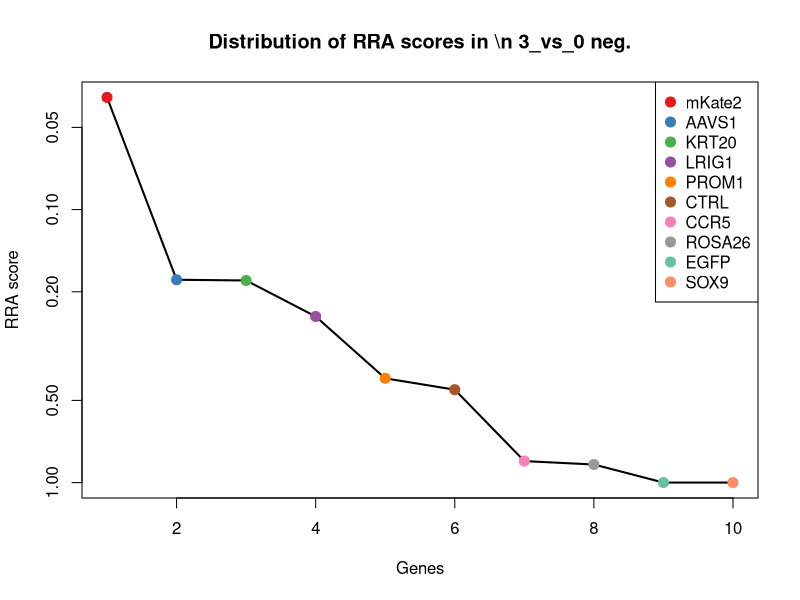
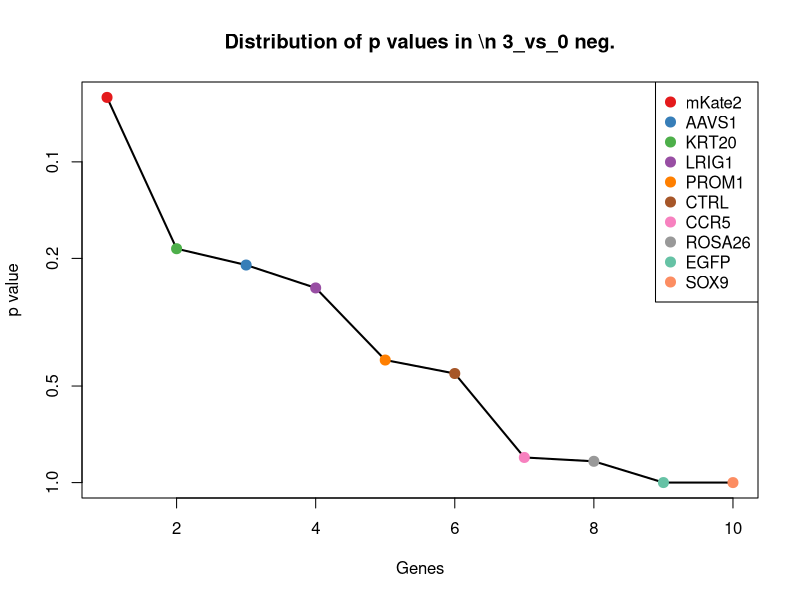
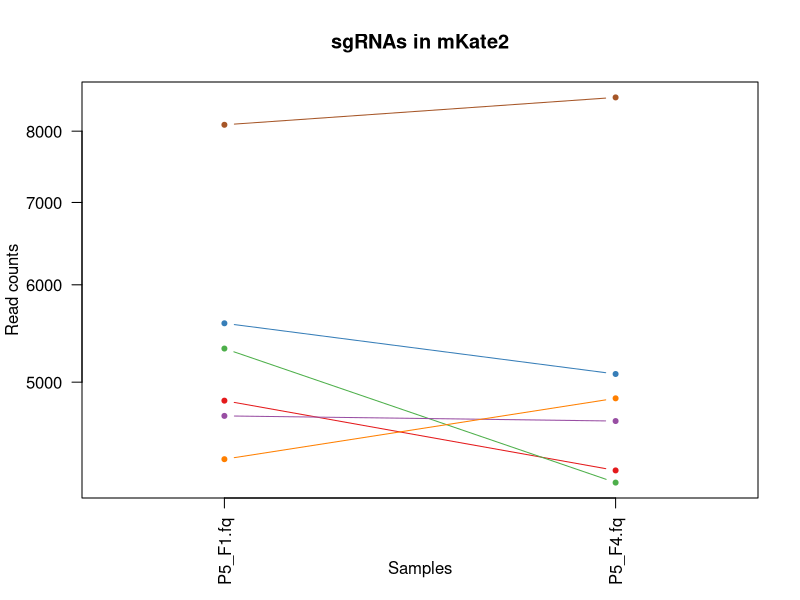
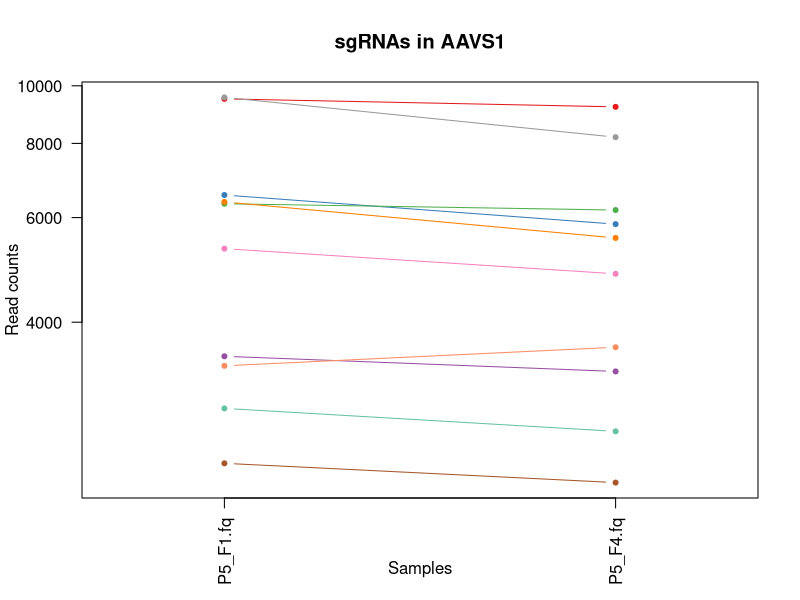
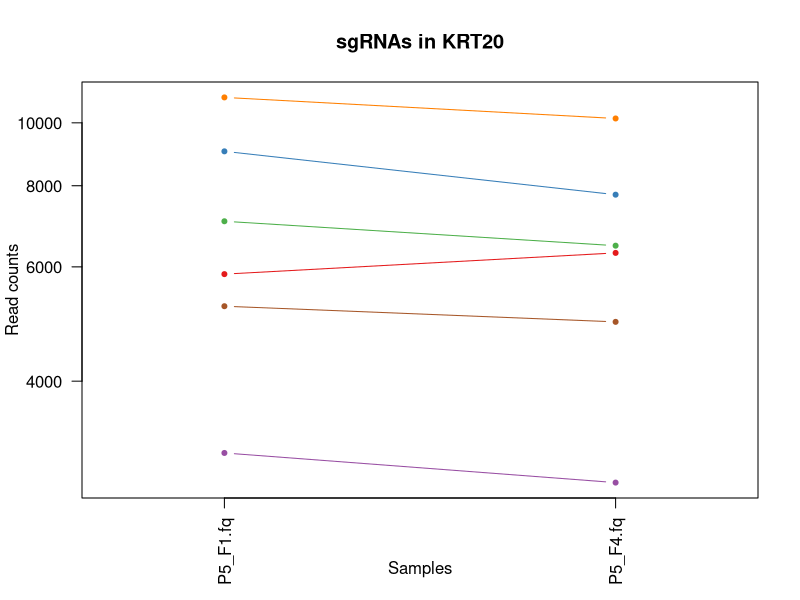
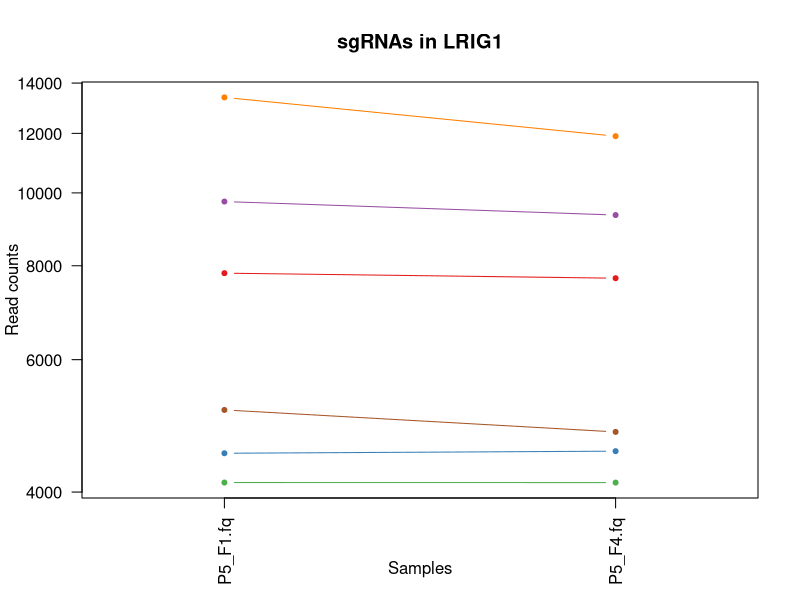
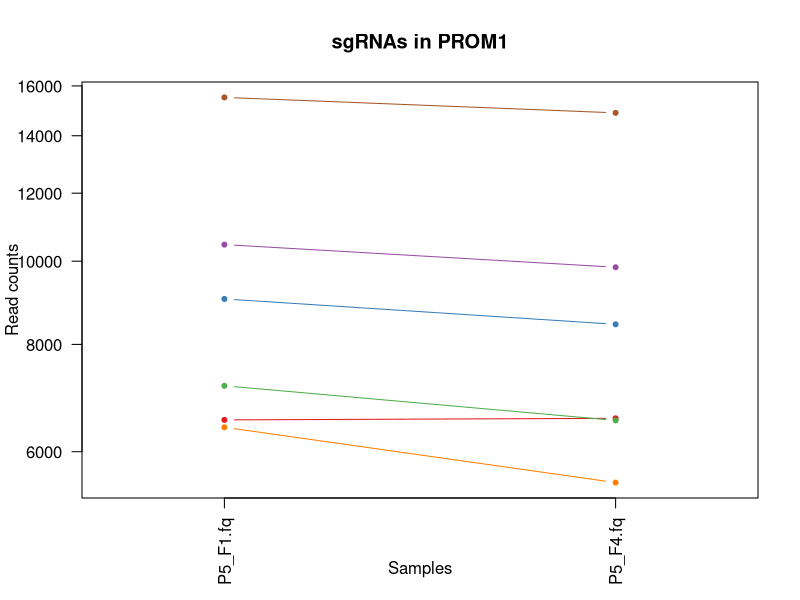
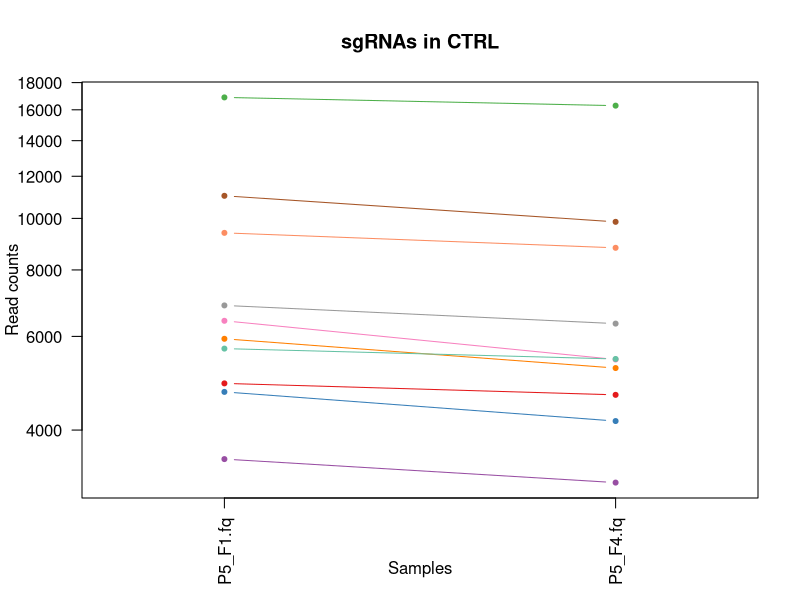

Write R code to recreate these figures, in order. (Note: this script raises an error after producing the figures.)
pdf(file='P5_03_day3.pdf',width=4.5,height=4.5);
gstable=read.table('P5_03_day3.gene_summary.txt',header=T)
# 
#
# parameters
# Do not modify the variables beginning with "__"

# gstablename='__GENE_SUMMARY_FILE__'
startindex=3
# outputfile='__OUTPUT_FILE__'
targetgenelist=c("mKate2","AAVS1","KRT20","LRIG1","PROM1","CTRL","CCR5","ROSA26","EGFP","SOX9")
# samplelabel=sub('.\\w+.\\w+$','',colnames(gstable)[startindex]);
samplelabel='3_vs_0 neg.'


# You need to write some codes in front of this code:
# gstable=read.table(gstablename,header=T)
# pdf(file=outputfile,width=6,height=6)


# set up color using RColorBrewer
#library(RColorBrewer)
#colors <- brewer.pal(length(targetgenelist), "Set1")

colors=c( "#E41A1C", "#377EB8", "#4DAF4A", "#984EA3", "#FF7F00",  "#A65628", "#F781BF",
          "#999999", "#66C2A5", "#FC8D62", "#8DA0CB", "#E78AC3", "#A6D854", "#FFD92F", "#E5C494", "#B3B3B3", 
          "#8DD3C7", "#FFFFB3", "#BEBADA", "#FB8072", "#80B1D3", "#FDB462", "#B3DE69", "#FCCDE5",
          "#D9D9D9", "#BC80BD", "#CCEBC5", "#FFED6F")

######
# function definition

plotrankedvalues<-function(val, tglist, ...){
  
  plot(val,log='y',ylim=c(max(val),min(val)),type='l',lwd=2, ...)
  if(length(tglist)>0){
    for(i in 1:length(tglist)){
      targetgene=tglist[i];
      tx=which(names(val)==targetgene);ty=val[targetgene];
      points(tx,ty,col=colors[(i %% length(colors)) ],cex=2,pch=20)
      # text(tx+50,ty,targetgene,col=colors[i])
    }
    legend('topright',tglist,pch=20,pt.cex = 2,cex=1,col=colors)
  }
}



plotrandvalues<-function(val,targetgenelist, ...){
  # choose the one with the best distance distribution
  
  mindiffvalue=0;
  randval=val;
  for(i in 1:20){
    randval0=sample(val)
    vindex=sort(which(names(randval0) %in% targetgenelist))
    if(max(vindex)>0.9*length(val)){
      # print('pass...')
      next;
    }
    mindiffind=min(diff(vindex));
    if (mindiffind > mindiffvalue){
      mindiffvalue=mindiffind;
      randval=randval0;
      # print(paste('Diff: ',mindiffvalue))
    }
  }
  plot(randval,log='y',ylim=c(max(randval),min(randval)),pch=20,col='grey', ...)
  
  if(length(targetgenelist)>0){
    for(i in 1:length(targetgenelist)){
      targetgene=targetgenelist[i];
      tx=which(names(randval)==targetgene);ty=randval[targetgene];
      points(tx,ty,col=colors[(i %% length(colors)) ],cex=2,pch=20)
      text(tx+50,ty,targetgene,col=colors[i])
    }
  }
  
}




# set.seed(1235)



pvec=gstable[,startindex]
names(pvec)=gstable[,'id']
pvec=sort(pvec);

plotrankedvalues(pvec,targetgenelist,xlab='Genes',ylab='RRA score',main=paste('Distribution of RRA scores in \\n',samplelabel))

# plotrandvalues(pvec,targetgenelist,xlab='Genes',ylab='RRA score',main=paste('Distribution of RRA scores in \\n',samplelabel))


pvec=gstable[,startindex+1]
names(pvec)=gstable[,'id']
pvec=sort(pvec);

plotrankedvalues(pvec,targetgenelist,xlab='Genes',ylab='p value',main=paste('Distribution of p values in \\n',samplelabel))

# plotrandvalues(pvec,targetgenelist,xlab='Genes',ylab='p value',main=paste('Distribution of p values in \\n',samplelabel))



# you need to write after this code:
# dev.off()






# parameters
# Do not modify the variables beginning with "__"
targetmat=list(c(4828.888676442535,4237.429811909645),c(5581.824351415511,5076.133536339429),c(5323.806150601601,4141.922974180075),c(4692.992969252291,4647.999436172392),c(4327.543702619067,4849.990909071712),c(8094.976720197261,8520.966373068046))
targetgene="mKate2"
collabel=c("P5_F1.fq","P5_F4.fq")

# set up color using RColorBrewer
#library(RColorBrewer)
#colors <- brewer.pal(length(targetgenelist), "Set1")

colors=c( "#E41A1C", "#377EB8", "#4DAF4A", "#984EA3", "#FF7F00",  "#A65628", "#F781BF",
          "#999999", "#66C2A5", "#FC8D62", "#8DA0CB", "#E78AC3", "#A6D854", "#FFD92F", "#E5C494", "#B3B3B3", 
          "#8DD3C7", "#FFFFB3", "#BEBADA", "#FB8072", "#80B1D3", "#FDB462", "#B3DE69", "#FCCDE5",
          "#D9D9D9", "#BC80BD", "#CCEBC5", "#FFED6F")


## code

targetmatvec=unlist(targetmat)+1
yrange=range(targetmatvec[targetmatvec>0]);
# yrange[1]=1; # set the minimum value to 1
for(i in 1:length(targetmat)){
  vali=targetmat[[i]]+1;
  if(i==1){
    plot(1:length(vali),vali,type='b',las=1,pch=20,main=paste('sgRNAs in',targetgene),ylab='Read counts',xlab='Samples',xlim=c(0.7,length(vali)+0.3),ylim = yrange,col=colors[(i %% length(colors))],xaxt='n',log='y')
    axis(1,at=1:length(vali),labels=(collabel),las=2)
    # lines(0:100,rep(1,101),col='black');
  }else{
    lines(1:length(vali),vali,type='b',pch=20,col=colors[(i %% length(colors))])
  }
}




# parameters
# Do not modify the variables beginning with "__"
targetmat=list(c(9505.353789414932,9215.860951031467),c(6547.785729551572,5848.970476128131),c(6330.168955199627,6177.206619589526),c(3503.9055313376525,3304.317029494308),c(6374.243238612679,5543.787707291115),c(2313.8998791852423,2147.2571792992912),c(5318.29686517497,4824.741974959297),c(9559.528429443475,8193.82800935067),c(2862.9919933728515,2619.3024692270496),c(3377.1919665251276,3629.2598337236486))
targetgene="AAVS1"
collabel=c("P5_F1.fq","P5_F4.fq")

# set up color using RColorBrewer
#library(RColorBrewer)
#colors <- brewer.pal(length(targetgenelist), "Set1")

colors=c( "#E41A1C", "#377EB8", "#4DAF4A", "#984EA3", "#FF7F00",  "#A65628", "#F781BF",
          "#999999", "#66C2A5", "#FC8D62", "#8DA0CB", "#E78AC3", "#A6D854", "#FFD92F", "#E5C494", "#B3B3B3", 
          "#8DD3C7", "#FFFFB3", "#BEBADA", "#FB8072", "#80B1D3", "#FDB462", "#B3DE69", "#FCCDE5",
          "#D9D9D9", "#BC80BD", "#CCEBC5", "#FFED6F")


## code

targetmatvec=unlist(targetmat)+1
yrange=range(targetmatvec[targetmatvec>0]);
# yrange[1]=1; # set the minimum value to 1
for(i in 1:length(targetmat)){
  vali=targetmat[[i]]+1;
  if(i==1){
    plot(1:length(vali),vali,type='b',las=1,pch=20,main=paste('sgRNAs in',targetgene),ylab='Read counts',xlab='Samples',xlim=c(0.7,length(vali)+0.3),ylim = yrange,col=colors[(i %% length(colors))],xaxt='n',log='y')
    axis(1,at=1:length(vali),labels=(collabel),las=2)
    # lines(0:100,rep(1,101),col='black');
  }else{
    lines(1:length(vali),vali,type='b',pch=20,col=colors[(i %% length(colors))])
  }
}




# parameters
# Do not modify the variables beginning with "__"
targetmat=list(c(5846.2700518938245,6303.4512901516),c(9037.064528151252,7749.227213023362),c(7051.885346088357,6467.020472010288),c(3099.891266718007,2790.556109293864),c(10942.35907152799,10154.462632166893),c(5217.293299020058,4935.617729105119))
targetgene="KRT20"
collabel=c("P5_F1.fq","P5_F4.fq")

# set up color using RColorBrewer
#library(RColorBrewer)
#colors <- brewer.pal(length(targetgenelist), "Set1")

colors=c( "#E41A1C", "#377EB8", "#4DAF4A", "#984EA3", "#FF7F00",  "#A65628", "#F781BF",
          "#999999", "#66C2A5", "#FC8D62", "#8DA0CB", "#E78AC3", "#A6D854", "#FFD92F", "#E5C494", "#B3B3B3", 
          "#8DD3C7", "#FFFFB3", "#BEBADA", "#FB8072", "#80B1D3", "#FDB462", "#B3DE69", "#FCCDE5",
          "#D9D9D9", "#BC80BD", "#CCEBC5", "#FFED6F")


## code

targetmatvec=unlist(targetmat)+1
yrange=range(targetmatvec[targetmatvec>0]);
# yrange[1]=1; # set the minimum value to 1
for(i in 1:length(targetmat)){
  vali=targetmat[[i]]+1;
  if(i==1){
    plot(1:length(vali),vali,type='b',las=1,pch=20,main=paste('sgRNAs in',targetgene),ylab='Read counts',xlab='Samples',xlim=c(0.7,length(vali)+0.3),ylim = yrange,col=colors[(i %% length(colors))],xaxt='n',log='y')
    axis(1,at=1:length(vali),labels=(collabel),las=2)
    # lines(0:100,rep(1,101),col='black');
  }else{
    lines(1:length(vali),vali,type='b',pch=20,col=colors[(i %% length(colors))])
  }
}




# parameters
# Do not modify the variables beginning with "__"
targetmat=list(c(7819.512448865684,7699.82712454255),c(4503.840836271275,4532.732563050497),c(4117.272642169296,4116.67404006766),c(9737.661991571229,9343.20340133756),c(13396.745729092336,11896.639085923527),c(5142.917945760532,4808.275278799027))
targetgene="LRIG1"
collabel=c("P5_F1.fq","P5_F4.fq")

# set up color using RColorBrewer
#library(RColorBrewer)
#colors <- brewer.pal(length(targetgenelist), "Set1")

colors=c( "#E41A1C", "#377EB8", "#4DAF4A", "#984EA3", "#FF7F00",  "#A65628", "#F781BF",
          "#999999", "#66C2A5", "#FC8D62", "#8DA0CB", "#E78AC3", "#A6D854", "#FFD92F", "#E5C494", "#B3B3B3", 
          "#8DD3C7", "#FFFFB3", "#BEBADA", "#FB8072", "#80B1D3", "#FDB462", "#B3DE69", "#FCCDE5",
          "#D9D9D9", "#BC80BD", "#CCEBC5", "#FFED6F")


## code

targetmatvec=unlist(targetmat)+1
yrange=range(targetmatvec[targetmatvec>0]);
# yrange[1]=1; # set the minimum value to 1
for(i in 1:length(targetmat)){
  vali=targetmat[[i]]+1;
  if(i==1){
    plot(1:length(vali),vali,type='b',las=1,pch=20,main=paste('sgRNAs in',targetgene),ylab='Read counts',xlab='Samples',xlim=c(0.7,length(vali)+0.3),ylim = yrange,col=colors[(i %% length(colors))],xaxt='n',log='y')
    axis(1,at=1:length(vali),labels=(collabel),las=2)
    # lines(0:100,rep(1,101),col='black');
  }else{
    lines(1:length(vali),vali,type='b',pch=20,col=colors[(i %% length(colors))])
  }
}




# parameters
# Do not modify the variables beginning with "__"
targetmat=list(c(6533.094301747222,6560.331750251822),c(9036.14631391348,8441.926231498748),c(7158.398197669901,6524.105018699227),c(10453.869097033326,9838.302065889697),c(6404.544308459153,5521.832112410754),c(15514.147761394386,14884.79554914064))
targetgene="PROM1"
collabel=c("P5_F1.fq","P5_F4.fq")

# set up color using RColorBrewer
#library(RColorBrewer)
#colors <- brewer.pal(length(targetgenelist), "Set1")

colors=c( "#E41A1C", "#377EB8", "#4DAF4A", "#984EA3", "#FF7F00",  "#A65628", "#F781BF",
          "#999999", "#66C2A5", "#FC8D62", "#8DA0CB", "#E78AC3", "#A6D854", "#FFD92F", "#E5C494", "#B3B3B3", 
          "#8DD3C7", "#FFFFB3", "#BEBADA", "#FB8072", "#80B1D3", "#FDB462", "#B3DE69", "#FCCDE5",
          "#D9D9D9", "#BC80BD", "#CCEBC5", "#FFED6F")


## code

targetmatvec=unlist(targetmat)+1
yrange=range(targetmatvec[targetmatvec>0]);
# yrange[1]=1; # set the minimum value to 1
for(i in 1:length(targetmat)){
  vali=targetmat[[i]]+1;
  if(i==1){
    plot(1:length(vali),vali,type='b',las=1,pch=20,main=paste('sgRNAs in',targetgene),ylab='Read counts',xlab='Samples',xlim=c(0.7,length(vali)+0.3),ylim = yrange,col=colors[(i %% length(colors))],xaxt='n',log='y')
    axis(1,at=1:length(vali),labels=(collabel),las=2)
    # lines(0:100,rep(1,101),col='black');
  }else{
    lines(1:length(vali),vali,type='b',pch=20,col=colors[(i %% length(colors))])
  }
}




# parameters
# Do not modify the variables beginning with "__"
targetmat=list(c(4895.000101562114,4657.879453868554),c(4717.784753672133,4158.389670340345),c(16880.450547199005,16288.855841739716),c(3526.860887281951,3185.7568171403595),c(5937.173261433245,5230.920480245973),c(11024.998352927463,9850.377643073896),c(6418.317522025732,5428.5208341692205),c(6859.978570394026,6340.775801448214),c(5690.173631472598,5440.596411353419),c(9391.495223931213,8803.095767280684))
targetgene="CTRL"
collabel=c("P5_F1.fq","P5_F4.fq")

# set up color using RColorBrewer
#library(RColorBrewer)
#colors <- brewer.pal(length(targetgenelist), "Set1")

colors=c( "#E41A1C", "#377EB8", "#4DAF4A", "#984EA3", "#FF7F00",  "#A65628", "#F781BF",
          "#999999", "#66C2A5", "#FC8D62", "#8DA0CB", "#E78AC3", "#A6D854", "#FFD92F", "#E5C494", "#B3B3B3", 
          "#8DD3C7", "#FFFFB3", "#BEBADA", "#FB8072", "#80B1D3", "#FDB462", "#B3DE69", "#FCCDE5",
          "#D9D9D9", "#BC80BD", "#CCEBC5", "#FFED6F")


## code

targetmatvec=unlist(targetmat)+1
yrange=range(targetmatvec[targetmatvec>0]);
# yrange[1]=1; # set the minimum value to 1
for(i in 1:length(targetmat)){
  vali=targetmat[[i]]+1;
  if(i==1){
    plot(1:length(vali),vali,type='b',las=1,pch=20,main=paste('sgRNAs in',targetgene),ylab='Read counts',xlab='Samples',xlim=c(0.7,length(vali)+0.3),ylim = yrange,col=colors[(i %% length(colors))],xaxt='n',log='y')
    axis(1,at=1:length(vali),labels=(collabel),las=2)
    # lines(0:100,rep(1,101),col='black');
  }else{
    lines(1:length(vali),vali,type='b',pch=20,col=colors[(i %% length(colors))])
  }
}




# parameters
# Do not modify the variables beginning with "__"
targetmat=list(c(5445.010429987495,5417.54303672904),c(8288.719924367137,7646.035917085666),c(4600.253331237327,4471.256897385488),c(4134.718712686963,4300.003257318673),c(5251.26722581762,5278.125009238749),c(6166.726820876225,5979.606265666278),c(12027.6883005744,12629.95595492758),c(7837.876733621122,8387.037244297846),c(3811.5073009912467,3453.615074680762),c(6365.979310472732,5726.01914479811))
targetgene="CCR5"
collabel=c("P5_F1.fq","P5_F4.fq")

# set up color using RColorBrewer
#library(RColorBrewer)
#colors <- brewer.pal(length(targetgenelist), "Set1")

colors=c( "#E41A1C", "#377EB8", "#4DAF4A", "#984EA3", "#FF7F00",  "#A65628", "#F781BF",
          "#999999", "#66C2A5", "#FC8D62", "#8DA0CB", "#E78AC3", "#A6D854", "#FFD92F", "#E5C494", "#B3B3B3", 
          "#8DD3C7", "#FFFFB3", "#BEBADA", "#FB8072", "#80B1D3", "#FDB462", "#B3DE69", "#FCCDE5",
          "#D9D9D9", "#BC80BD", "#CCEBC5", "#FFED6F")


## code

targetmatvec=unlist(targetmat)+1
yrange=range(targetmatvec[targetmatvec>0]);
# yrange[1]=1; # set the minimum value to 1
for(i in 1:length(targetmat)){
  vali=targetmat[[i]]+1;
  if(i==1){
    plot(1:length(vali),vali,type='b',las=1,pch=20,main=paste('sgRNAs in',targetgene),ylab='Read counts',xlab='Samples',xlim=c(0.7,length(vali)+0.3),ylim = yrange,col=colors[(i %% length(colors))],xaxt='n',log='y')
    axis(1,at=1:length(vali),labels=(collabel),las=2)
    # lines(0:100,rep(1,101),col='black');
  }else{
    lines(1:length(vali),vali,type='b',pch=20,col=colors[(i %% length(colors))])
  }
}




# parameters
# Do not modify the variables beginning with "__"
targetmat=list(c(17893.240851461436,17632.5382484178),c(7227.264265502795,7004.93254657913),c(10737.597296504851,10301.565117865312),c(7566.085319240634,6885.274554481163),c(6927.008209751376,6695.358658766042),c(8744.154186302008,8368.374988649539),c(9726.643420717965,9041.3139717326),c(4988.65795381485,4718.257339789547),c(2739.951285511414,2563.315702282129),c(7178.598910900882,8070.876678020649))
targetgene="ROSA26"
collabel=c("P5_F1.fq","P5_F4.fq")

# set up color using RColorBrewer
#library(RColorBrewer)
#colors <- brewer.pal(length(targetgenelist), "Set1")

colors=c( "#E41A1C", "#377EB8", "#4DAF4A", "#984EA3", "#FF7F00",  "#A65628", "#F781BF",
          "#999999", "#66C2A5", "#FC8D62", "#8DA0CB", "#E78AC3", "#A6D854", "#FFD92F", "#E5C494", "#B3B3B3", 
          "#8DD3C7", "#FFFFB3", "#BEBADA", "#FB8072", "#80B1D3", "#FDB462", "#B3DE69", "#FCCDE5",
          "#D9D9D9", "#BC80BD", "#CCEBC5", "#FFED6F")


## code

targetmatvec=unlist(targetmat)+1
yrange=range(targetmatvec[targetmatvec>0]);
# yrange[1]=1; # set the minimum value to 1
for(i in 1:length(targetmat)){
  vali=targetmat[[i]]+1;
  if(i==1){
    plot(1:length(vali),vali,type='b',las=1,pch=20,main=paste('sgRNAs in',targetgene),ylab='Read counts',xlab='Samples',xlim=c(0.7,length(vali)+0.3),ylim = yrange,col=colors[(i %% length(colors))],xaxt='n',log='y')
    axis(1,at=1:length(vali),labels=(collabel),las=2)
    # lines(0:100,rep(1,101),col='black');
  }else{
    lines(1:length(vali),vali,type='b',pch=20,col=colors[(i %% length(colors))])
  }
}




# parameters
# Do not modify the variables beginning with "__"
targetmat=list(c(4436.811196913925,10360.845224042287),c(7020.666062004112,10854.846108850405),c(4142.064426589138,5535.00546933897),c(4917.955457506412,6102.557596996298),c(6469.73751934096,10134.702596774569),c(9376.803796126864,9505.67480345223))
targetgene="EGFP"
collabel=c("P5_F1.fq","P5_F4.fq")

# set up color using RColorBrewer
#library(RColorBrewer)
#colors <- brewer.pal(length(targetgenelist), "Set1")

colors=c( "#E41A1C", "#377EB8", "#4DAF4A", "#984EA3", "#FF7F00",  "#A65628", "#F781BF",
          "#999999", "#66C2A5", "#FC8D62", "#8DA0CB", "#E78AC3", "#A6D854", "#FFD92F", "#E5C494", "#B3B3B3", 
          "#8DD3C7", "#FFFFB3", "#BEBADA", "#FB8072", "#80B1D3", "#FDB462", "#B3DE69", "#FCCDE5",
          "#D9D9D9", "#BC80BD", "#CCEBC5", "#FFED6F")


## code

targetmatvec=unlist(targetmat)+1
yrange=range(targetmatvec[targetmatvec>0]);
# yrange[1]=1; # set the minimum value to 1
for(i in 1:length(targetmat)){
  vali=targetmat[[i]]+1;
  if(i==1){
    plot(1:length(vali),vali,type='b',las=1,pch=20,main=paste('sgRNAs in',targetgene),ylab='Read counts',xlab='Samples',xlim=c(0.7,length(vali)+0.3),ylim = yrange,col=colors[(i %% length(colors))],xaxt='n',log='y')
    axis(1,at=1:length(vali),labels=(collabel),las=2)
    # lines(0:100,rep(1,101),col='black');
  }else{
    lines(1:length(vali),vali,type='b',pch=20,col=colors[(i %% length(colors))])
  }
}




# parameters
# Do not modify the variables beginning with "__"
targetmat=list(c(4922.546528695271,6339.678021704196),c(3908.83801019507,5290.200586422947),c(4762.777251322957,5326.427317975543),c(2564.572366096977,3118.792252755259),c(6089.596824903384,7154.230591765583),c(8682.63383237129,10625.410142350634))
targetgene="SOX9"
collabel=c("P5_F1.fq","P5_F4.fq")

# set up color using RColorBrewer
#library(RColorBrewer)
#colors <- brewer.pal(length(targetgenelist), "Set1")

colors=c( "#E41A1C", "#377EB8", "#4DAF4A", "#984EA3", "#FF7F00",  "#A65628", "#F781BF",
          "#999999", "#66C2A5", "#FC8D62", "#8DA0CB", "#E78AC3", "#A6D854", "#FFD92F", "#E5C494", "#B3B3B3", 
          "#8DD3C7", "#FFFFB3", "#BEBADA", "#FB8072", "#80B1D3", "#FDB462", "#B3DE69", "#FCCDE5",
          "#D9D9D9", "#BC80BD", "#CCEBC5", "#FFED6F")


## code

targetmatvec=unlist(targetmat)+1
yrange=range(targetmatvec[targetmatvec>0]);
# yrange[1]=1; # set the minimum value to 1
for(i in 1:length(targetmat)){
  vali=targetmat[[i]]+1;
  if(i==1){
    plot(1:length(vali),vali,type='b',las=1,pch=20,main=paste('sgRNAs in',targetgene),ylab='Read counts',xlab='Samples',xlim=c(0.7,length(vali)+0.3),ylim = yrange,col=colors[(i %% length(colors))],xaxt='n',log='y')
    axis(1,at=1:length(vali),labels=(collabel),las=2)
    # lines(0:100,rep(1,101),col='black');
  }else{
    lines(1:length(vali),vali,type='b',pch=20,col=colors[(i %% length(colors))])
  }
}



# 
#
# parameters
# Do not modify the variables beginning with "__"

# gstablename='__GENE_SUMMARY_FILE__'
startindex=9
# outputfile='__OUTPUT_FILE__'
targetgenelist=c("EGFP","SOX9","mKate2","KRT20","ROSA26","LRIG1","CCR5","PROM1","AAVS1","CTRL")
# samplelabel=sub('.\\w+.\\w+$','',colnames(gstable)[startindex]);
samplelabel='3_vs_0 pos.'


# You need to write some codes in front of this code:
# gstable=read.table(gstablename,header=T)
# pdf(file=outputfile,width=6,height=6)


# set up color using RColorBrewer
#library(RColorBrewer)
#colors <- brewer.pal(length(targetgenelist), "Set1")

colors=c( "#E41A1C", "#377EB8", "#4DAF4A", "#984EA3", "#FF7F00",  "#A65628", "#F781BF",
          "#999999", "#66C2A5", "#FC8D62", "#8DA0CB", "#E78AC3", "#A6D854", "#FFD92F", "#E5C494", "#B3B3B3", 
          "#8DD3C7", "#FFFFB3", "#BEBADA", "#FB8072", "#80B1D3", "#FDB462", "#B3DE69", "#FCCDE5",
          "#D9D9D9", "#BC80BD", "#CCEBC5", "#FFED6F")

######
# function definition

plotrankedvalues<-function(val, tglist, ...){
  
  plot(val,log='y',ylim=c(max(val),min(val)),type='l',lwd=2, ...)
  if(length(tglist)>0){
    for(i in 1:length(tglist)){
      targetgene=tglist[i];
      tx=which(names(val)==targetgene);ty=val[targetgene];
      points(tx,ty,col=colors[(i %% length(colors)) ],cex=2,pch=20)
      # text(tx+50,ty,targetgene,col=colors[i])
    }
    legend('topright',tglist,pch=20,pt.cex = 2,cex=1,col=colors)
  }
}



plotrandvalues<-function(val,targetgenelist, ...){
  # choose the one with the best distance distribution
  
  mindiffvalue=0;
  randval=val;
  for(i in 1:20){
    randval0=sample(val)
    vindex=sort(which(names(randval0) %in% targetgenelist))
    if(max(vindex)>0.9*length(val)){
      # print('pass...')
      next;
    }
    mindiffind=min(diff(vindex));
    if (mindiffind > mindiffvalue){
      mindiffvalue=mindiffind;
      randval=randval0;
      # print(paste('Diff: ',mindiffvalue))
    }
  }
  plot(randval,log='y',ylim=c(max(randval),min(randval)),pch=20,col='grey', ...)
  
  if(length(targetgenelist)>0){
    for(i in 1:length(targetgenelist)){
      targetgene=targetgenelist[i];
      tx=which(names(randval)==targetgene);ty=randval[targetgene];
      points(tx,ty,col=colors[(i %% length(colors)) ],cex=2,pch=20)
      text(tx+50,ty,targetgene,col=colors[i])
    }
  }
  
}




# set.seed(1235)



pvec=gstable[,startindex]
names(pvec)=gstable[,'id']
pvec=sort(pvec);

plotrankedvalues(pvec,targetgenelist,xlab='Genes',ylab='RRA score',main=paste('Distribution of RRA scores in \\n',samplelabel))

# plotrandvalues(pvec,targetgenelist,xlab='Genes',ylab='RRA score',main=paste('Distribution of RRA scores in \\n',samplelabel))


pvec=gstable[,startindex+1]
names(pvec)=gstable[,'id']
pvec=sort(pvec);

plotrankedvalues(pvec,targetgenelist,xlab='Genes',ylab='p value',main=paste('Distribution of p values in \\n',samplelabel))

# plotrandvalues(pvec,targetgenelist,xlab='Genes',ylab='p value',main=paste('Distribution of p values in \\n',samplelabel))



# you need to write after this code:
# dev.off()






# parameters
# Do not modify the variables beginning with "__"
targetmat=list(c(4436.811196913925,10360.845224042287),c(7020.666062004112,10854.846108850405),c(4142.064426589138,5535.00546933897),c(4917.955457506412,6102.557596996298),c(6469.73751934096,10134.702596774569),c(9376.803796126864,9505.67480345223))
targetgene="EGFP"
collabel=c("P5_F1.fq","P5_F4.fq")

# set up color using RColorBrewer
#library(RColorBrewer)
#colors <- brewer.pal(length(targetgenelist), "Set1")

colors=c( "#E41A1C", "#377EB8", "#4DAF4A", "#984EA3", "#FF7F00",  "#A65628", "#F781BF",
          "#999999", "#66C2A5", "#FC8D62", "#8DA0CB", "#E78AC3", "#A6D854", "#FFD92F", "#E5C494", "#B3B3B3", 
          "#8DD3C7", "#FFFFB3", "#BEBADA", "#FB8072", "#80B1D3", "#FDB462", "#B3DE69", "#FCCDE5",
          "#D9D9D9", "#BC80BD", "#CCEBC5", "#FFED6F")


## code

targetmatvec=unlist(targetmat)+1
yrange=range(targetmatvec[targetmatvec>0]);
# yrange[1]=1; # set the minimum value to 1
for(i in 1:length(targetmat)){
  vali=targetmat[[i]]+1;
  if(i==1){
    plot(1:length(vali),vali,type='b',las=1,pch=20,main=paste('sgRNAs in',targetgene),ylab='Read counts',xlab='Samples',xlim=c(0.7,length(vali)+0.3),ylim = yrange,col=colors[(i %% length(colors))],xaxt='n',log='y')
    axis(1,at=1:length(vali),labels=(collabel),las=2)
    # lines(0:100,rep(1,101),col='black');
  }else{
    lines(1:length(vali),vali,type='b',pch=20,col=colors[(i %% length(colors))])
  }
}




# parameters
# Do not modify the variables beginning with "__"
targetmat=list(c(4922.546528695271,6339.678021704196),c(3908.83801019507,5290.200586422947),c(4762.777251322957,5326.427317975543),c(2564.572366096977,3118.792252755259),c(6089.596824903384,7154.230591765583),c(8682.63383237129,10625.410142350634))
targetgene="SOX9"
collabel=c("P5_F1.fq","P5_F4.fq")

# set up color using RColorBrewer
#library(RColorBrewer)
#colors <- brewer.pal(length(targetgenelist), "Set1")

colors=c( "#E41A1C", "#377EB8", "#4DAF4A", "#984EA3", "#FF7F00",  "#A65628", "#F781BF",
          "#999999", "#66C2A5", "#FC8D62", "#8DA0CB", "#E78AC3", "#A6D854", "#FFD92F", "#E5C494", "#B3B3B3", 
          "#8DD3C7", "#FFFFB3", "#BEBADA", "#FB8072", "#80B1D3", "#FDB462", "#B3DE69", "#FCCDE5",
          "#D9D9D9", "#BC80BD", "#CCEBC5", "#FFED6F")


## code

targetmatvec=unlist(targetmat)+1
yrange=range(targetmatvec[targetmatvec>0]);
# yrange[1]=1; # set the minimum value to 1
for(i in 1:length(targetmat)){
  vali=targetmat[[i]]+1;
  if(i==1){
    plot(1:length(vali),vali,type='b',las=1,pch=20,main=paste('sgRNAs in',targetgene),ylab='Read counts',xlab='Samples',xlim=c(0.7,length(vali)+0.3),ylim = yrange,col=colors[(i %% length(colors))],xaxt='n',log='y')
    axis(1,at=1:length(vali),labels=(collabel),las=2)
    # lines(0:100,rep(1,101),col='black');
  }else{
    lines(1:length(vali),vali,type='b',pch=20,col=colors[(i %% length(colors))])
  }
}




# parameters
# Do not modify the variables beginning with "__"
targetmat=list(c(4828.888676442535,4237.429811909645),c(5581.824351415511,5076.133536339429),c(5323.806150601601,4141.922974180075),c(4692.992969252291,4647.999436172392),c(4327.543702619067,4849.990909071712),c(8094.976720197261,8520.966373068046))
targetgene="mKate2"
collabel=c("P5_F1.fq","P5_F4.fq")

# set up color using RColorBrewer
#library(RColorBrewer)
#colors <- brewer.pal(length(targetgenelist), "Set1")

colors=c( "#E41A1C", "#377EB8", "#4DAF4A", "#984EA3", "#FF7F00",  "#A65628", "#F781BF",
          "#999999", "#66C2A5", "#FC8D62", "#8DA0CB", "#E78AC3", "#A6D854", "#FFD92F", "#E5C494", "#B3B3B3", 
          "#8DD3C7", "#FFFFB3", "#BEBADA", "#FB8072", "#80B1D3", "#FDB462", "#B3DE69", "#FCCDE5",
          "#D9D9D9", "#BC80BD", "#CCEBC5", "#FFED6F")


## code

targetmatvec=unlist(targetmat)+1
yrange=range(targetmatvec[targetmatvec>0]);
# yrange[1]=1; # set the minimum value to 1
for(i in 1:length(targetmat)){
  vali=targetmat[[i]]+1;
  if(i==1){
    plot(1:length(vali),vali,type='b',las=1,pch=20,main=paste('sgRNAs in',targetgene),ylab='Read counts',xlab='Samples',xlim=c(0.7,length(vali)+0.3),ylim = yrange,col=colors[(i %% length(colors))],xaxt='n',log='y')
    axis(1,at=1:length(vali),labels=(collabel),las=2)
    # lines(0:100,rep(1,101),col='black');
  }else{
    lines(1:length(vali),vali,type='b',pch=20,col=colors[(i %% length(colors))])
  }
}




# parameters
# Do not modify the variables beginning with "__"
targetmat=list(c(5846.2700518938245,6303.4512901516),c(9037.064528151252,7749.227213023362),c(7051.885346088357,6467.020472010288),c(3099.891266718007,2790.556109293864),c(10942.35907152799,10154.462632166893),c(5217.293299020058,4935.617729105119))
targetgene="KRT20"
collabel=c("P5_F1.fq","P5_F4.fq")

# set up color using RColorBrewer
#library(RColorBrewer)
#colors <- brewer.pal(length(targetgenelist), "Set1")

colors=c( "#E41A1C", "#377EB8", "#4DAF4A", "#984EA3", "#FF7F00",  "#A65628", "#F781BF",
          "#999999", "#66C2A5", "#FC8D62", "#8DA0CB", "#E78AC3", "#A6D854", "#FFD92F", "#E5C494", "#B3B3B3", 
          "#8DD3C7", "#FFFFB3", "#BEBADA", "#FB8072", "#80B1D3", "#FDB462", "#B3DE69", "#FCCDE5",
          "#D9D9D9", "#BC80BD", "#CCEBC5", "#FFED6F")


## code

targetmatvec=unlist(targetmat)+1
yrange=range(targetmatvec[targetmatvec>0]);
# yrange[1]=1; # set the minimum value to 1
for(i in 1:length(targetmat)){
  vali=targetmat[[i]]+1;
  if(i==1){
    plot(1:length(vali),vali,type='b',las=1,pch=20,main=paste('sgRNAs in',targetgene),ylab='Read counts',xlab='Samples',xlim=c(0.7,length(vali)+0.3),ylim = yrange,col=colors[(i %% length(colors))],xaxt='n',log='y')
    axis(1,at=1:length(vali),labels=(collabel),las=2)
    # lines(0:100,rep(1,101),col='black');
  }else{
    lines(1:length(vali),vali,type='b',pch=20,col=colors[(i %% length(colors))])
  }
}




# parameters
# Do not modify the variables beginning with "__"
targetmat=list(c(17893.240851461436,17632.5382484178),c(7227.264265502795,7004.93254657913),c(10737.597296504851,10301.565117865312),c(7566.085319240634,6885.274554481163),c(6927.008209751376,6695.358658766042),c(8744.154186302008,8368.374988649539),c(9726.643420717965,9041.3139717326),c(4988.65795381485,4718.257339789547),c(2739.951285511414,2563.315702282129),c(7178.598910900882,8070.876678020649))
targetgene="ROSA26"
collabel=c("P5_F1.fq","P5_F4.fq")

# set up color using RColorBrewer
#library(RColorBrewer)
#colors <- brewer.pal(length(targetgenelist), "Set1")

colors=c( "#E41A1C", "#377EB8", "#4DAF4A", "#984EA3", "#FF7F00",  "#A65628", "#F781BF",
          "#999999", "#66C2A5", "#FC8D62", "#8DA0CB", "#E78AC3", "#A6D854", "#FFD92F", "#E5C494", "#B3B3B3", 
          "#8DD3C7", "#FFFFB3", "#BEBADA", "#FB8072", "#80B1D3", "#FDB462", "#B3DE69", "#FCCDE5",
          "#D9D9D9", "#BC80BD", "#CCEBC5", "#FFED6F")


## code

targetmatvec=unlist(targetmat)+1
yrange=range(targetmatvec[targetmatvec>0]);
# yrange[1]=1; # set the minimum value to 1
for(i in 1:length(targetmat)){
  vali=targetmat[[i]]+1;
  if(i==1){
    plot(1:length(vali),vali,type='b',las=1,pch=20,main=paste('sgRNAs in',targetgene),ylab='Read counts',xlab='Samples',xlim=c(0.7,length(vali)+0.3),ylim = yrange,col=colors[(i %% length(colors))],xaxt='n',log='y')
    axis(1,at=1:length(vali),labels=(collabel),las=2)
    # lines(0:100,rep(1,101),col='black');
  }else{
    lines(1:length(vali),vali,type='b',pch=20,col=colors[(i %% length(colors))])
  }
}




# parameters
# Do not modify the variables beginning with "__"
targetmat=list(c(7819.512448865684,7699.82712454255),c(4503.840836271275,4532.732563050497),c(4117.272642169296,4116.67404006766),c(9737.661991571229,9343.20340133756),c(13396.745729092336,11896.639085923527),c(5142.917945760532,4808.275278799027))
targetgene="LRIG1"
collabel=c("P5_F1.fq","P5_F4.fq")

# set up color using RColorBrewer
#library(RColorBrewer)
#colors <- brewer.pal(length(targetgenelist), "Set1")

colors=c( "#E41A1C", "#377EB8", "#4DAF4A", "#984EA3", "#FF7F00",  "#A65628", "#F781BF",
          "#999999", "#66C2A5", "#FC8D62", "#8DA0CB", "#E78AC3", "#A6D854", "#FFD92F", "#E5C494", "#B3B3B3", 
          "#8DD3C7", "#FFFFB3", "#BEBADA", "#FB8072", "#80B1D3", "#FDB462", "#B3DE69", "#FCCDE5",
          "#D9D9D9", "#BC80BD", "#CCEBC5", "#FFED6F")


## code

targetmatvec=unlist(targetmat)+1
yrange=range(targetmatvec[targetmatvec>0]);
# yrange[1]=1; # set the minimum value to 1
for(i in 1:length(targetmat)){
  vali=targetmat[[i]]+1;
  if(i==1){
    plot(1:length(vali),vali,type='b',las=1,pch=20,main=paste('sgRNAs in',targetgene),ylab='Read counts',xlab='Samples',xlim=c(0.7,length(vali)+0.3),ylim = yrange,col=colors[(i %% length(colors))],xaxt='n',log='y')
    axis(1,at=1:length(vali),labels=(collabel),las=2)
    # lines(0:100,rep(1,101),col='black');
  }else{
    lines(1:length(vali),vali,type='b',pch=20,col=colors[(i %% length(colors))])
  }
}




# parameters
# Do not modify the variables beginning with "__"
targetmat=list(c(5445.010429987495,5417.54303672904),c(8288.719924367137,7646.035917085666),c(4600.253331237327,4471.256897385488),c(4134.718712686963,4300.003257318673),c(5251.26722581762,5278.125009238749),c(6166.726820876225,5979.606265666278),c(12027.6883005744,12629.95595492758),c(7837.876733621122,8387.037244297846),c(3811.5073009912467,3453.615074680762),c(6365.979310472732,5726.01914479811))
targetgene="CCR5"
collabel=c("P5_F1.fq","P5_F4.fq")

# set up color using RColorBrewer
#library(RColorBrewer)
#colors <- brewer.pal(length(targetgenelist), "Set1")

colors=c( "#E41A1C", "#377EB8", "#4DAF4A", "#984EA3", "#FF7F00",  "#A65628", "#F781BF",
          "#999999", "#66C2A5", "#FC8D62", "#8DA0CB", "#E78AC3", "#A6D854", "#FFD92F", "#E5C494", "#B3B3B3", 
          "#8DD3C7", "#FFFFB3", "#BEBADA", "#FB8072", "#80B1D3", "#FDB462", "#B3DE69", "#FCCDE5",
          "#D9D9D9", "#BC80BD", "#CCEBC5", "#FFED6F")


## code

targetmatvec=unlist(targetmat)+1
yrange=range(targetmatvec[targetmatvec>0]);
# yrange[1]=1; # set the minimum value to 1
for(i in 1:length(targetmat)){
  vali=targetmat[[i]]+1;
  if(i==1){
    plot(1:length(vali),vali,type='b',las=1,pch=20,main=paste('sgRNAs in',targetgene),ylab='Read counts',xlab='Samples',xlim=c(0.7,length(vali)+0.3),ylim = yrange,col=colors[(i %% length(colors))],xaxt='n',log='y')
    axis(1,at=1:length(vali),labels=(collabel),las=2)
    # lines(0:100,rep(1,101),col='black');
  }else{
    lines(1:length(vali),vali,type='b',pch=20,col=colors[(i %% length(colors))])
  }
}




# parameters
# Do not modify the variables beginning with "__"
targetmat=list(c(6533.094301747222,6560.331750251822),c(9036.14631391348,8441.926231498748),c(7158.398197669901,6524.105018699227),c(10453.869097033326,9838.302065889697),c(6404.544308459153,5521.832112410754),c(15514.147761394386,14884.79554914064))
targetgene="PROM1"
collabel=c("P5_F1.fq","P5_F4.fq")

# set up color using RColorBrewer
#library(RColorBrewer)
#colors <- brewer.pal(length(targetgenelist), "Set1")

colors=c( "#E41A1C", "#377EB8", "#4DAF4A", "#984EA3", "#FF7F00",  "#A65628", "#F781BF",
          "#999999", "#66C2A5", "#FC8D62", "#8DA0CB", "#E78AC3", "#A6D854", "#FFD92F", "#E5C494", "#B3B3B3", 
          "#8DD3C7", "#FFFFB3", "#BEBADA", "#FB8072", "#80B1D3", "#FDB462", "#B3DE69", "#FCCDE5",
          "#D9D9D9", "#BC80BD", "#CCEBC5", "#FFED6F")


## code

targetmatvec=unlist(targetmat)+1
yrange=range(targetmatvec[targetmatvec>0]);
# yrange[1]=1; # set the minimum value to 1
for(i in 1:length(targetmat)){
  vali=targetmat[[i]]+1;
  if(i==1){
    plot(1:length(vali),vali,type='b',las=1,pch=20,main=paste('sgRNAs in',targetgene),ylab='Read counts',xlab='Samples',xlim=c(0.7,length(vali)+0.3),ylim = yrange,col=colors[(i %% length(colors))],xaxt='n',log='y')
    axis(1,at=1:length(vali),labels=(collabel),las=2)
    # lines(0:100,rep(1,101),col='black');
  }else{
    lines(1:length(vali),vali,type='b',pch=20,col=colors[(i %% length(colors))])
  }
}




# parameters
# Do not modify the variables beginning with "__"
targetmat=list(c(9505.353789414932,9215.860951031467),c(6547.785729551572,5848.970476128131),c(6330.168955199627,6177.206619589526),c(3503.9055313376525,3304.317029494308),c(6374.243238612679,5543.787707291115),c(2313.8998791852423,2147.2571792992912),c(5318.29686517497,4824.741974959297),c(9559.528429443475,8193.82800935067),c(2862.9919933728515,2619.3024692270496),c(3377.1919665251276,3629.2598337236486))
targetgene="AAVS1"
collabel=c("P5_F1.fq","P5_F4.fq")

# set up color using RColorBrewer
#library(RColorBrewer)
#colors <- brewer.pal(length(targetgenelist), "Set1")

colors=c( "#E41A1C", "#377EB8", "#4DAF4A", "#984EA3", "#FF7F00",  "#A65628", "#F781BF",
          "#999999", "#66C2A5", "#FC8D62", "#8DA0CB", "#E78AC3", "#A6D854", "#FFD92F", "#E5C494", "#B3B3B3", 
          "#8DD3C7", "#FFFFB3", "#BEBADA", "#FB8072", "#80B1D3", "#FDB462", "#B3DE69", "#FCCDE5",
          "#D9D9D9", "#BC80BD", "#CCEBC5", "#FFED6F")


## code

targetmatvec=unlist(targetmat)+1
yrange=range(targetmatvec[targetmatvec>0]);
# yrange[1]=1; # set the minimum value to 1
for(i in 1:length(targetmat)){
  vali=targetmat[[i]]+1;
  if(i==1){
    plot(1:length(vali),vali,type='b',las=1,pch=20,main=paste('sgRNAs in',targetgene),ylab='Read counts',xlab='Samples',xlim=c(0.7,length(vali)+0.3),ylim = yrange,col=colors[(i %% length(colors))],xaxt='n',log='y')
    axis(1,at=1:length(vali),labels=(collabel),las=2)
    # lines(0:100,rep(1,101),col='black');
  }else{
    lines(1:length(vali),vali,type='b',pch=20,col=colors[(i %% length(colors))])
  }
}




# parameters
# Do not modify the variables beginning with "__"
targetmat=list(c(4895.000101562114,4657.879453868554),c(4717.784753672133,4158.389670340345),c(16880.450547199005,16288.855841739716),c(3526.860887281951,3185.7568171403595),c(5937.173261433245,5230.920480245973),c(11024.998352927463,9850.377643073896),c(6418.317522025732,5428.5208341692205),c(6859.978570394026,6340.775801448214),c(5690.173631472598,5440.596411353419),c(9391.495223931213,8803.095767280684))
targetgene="CTRL"
collabel=c("P5_F1.fq","P5_F4.fq")

# set up color using RColorBrewer
#library(RColorBrewer)
#colors <- brewer.pal(length(targetgenelist), "Set1")

colors=c( "#E41A1C", "#377EB8", "#4DAF4A", "#984EA3", "#FF7F00",  "#A65628", "#F781BF",
          "#999999", "#66C2A5", "#FC8D62", "#8DA0CB", "#E78AC3", "#A6D854", "#FFD92F", "#E5C494", "#B3B3B3", 
          "#8DD3C7", "#FFFFB3", "#BEBADA", "#FB8072", "#80B1D3", "#FDB462", "#B3DE69", "#FCCDE5",
          "#D9D9D9", "#BC80BD", "#CCEBC5", "#FFED6F")


## code

targetmatvec=unlist(targetmat)+1
yrange=range(targetmatvec[targetmatvec>0]);
# yrange[1]=1; # set the minimum value to 1
for(i in 1:length(targetmat)){
  vali=targetmat[[i]]+1;
  if(i==1){
    plot(1:length(vali),vali,type='b',las=1,pch=20,main=paste('sgRNAs in',targetgene),ylab='Read counts',xlab='Samples',xlim=c(0.7,length(vali)+0.3),ylim = yrange,col=colors[(i %% length(colors))],xaxt='n',log='y')
    axis(1,at=1:length(vali),labels=(collabel),las=2)
    # lines(0:100,rep(1,101),col='black');
  }else{
    lines(1:length(vali),vali,type='b',pch=20,col=colors[(i %% length(colors))])
  }
}



dev.off()
Sweave("P5_03_day3_summary.Rnw");
library(tools);

texi2dvi("P5_03_day3_summary.tex",pdf=TRUE);
